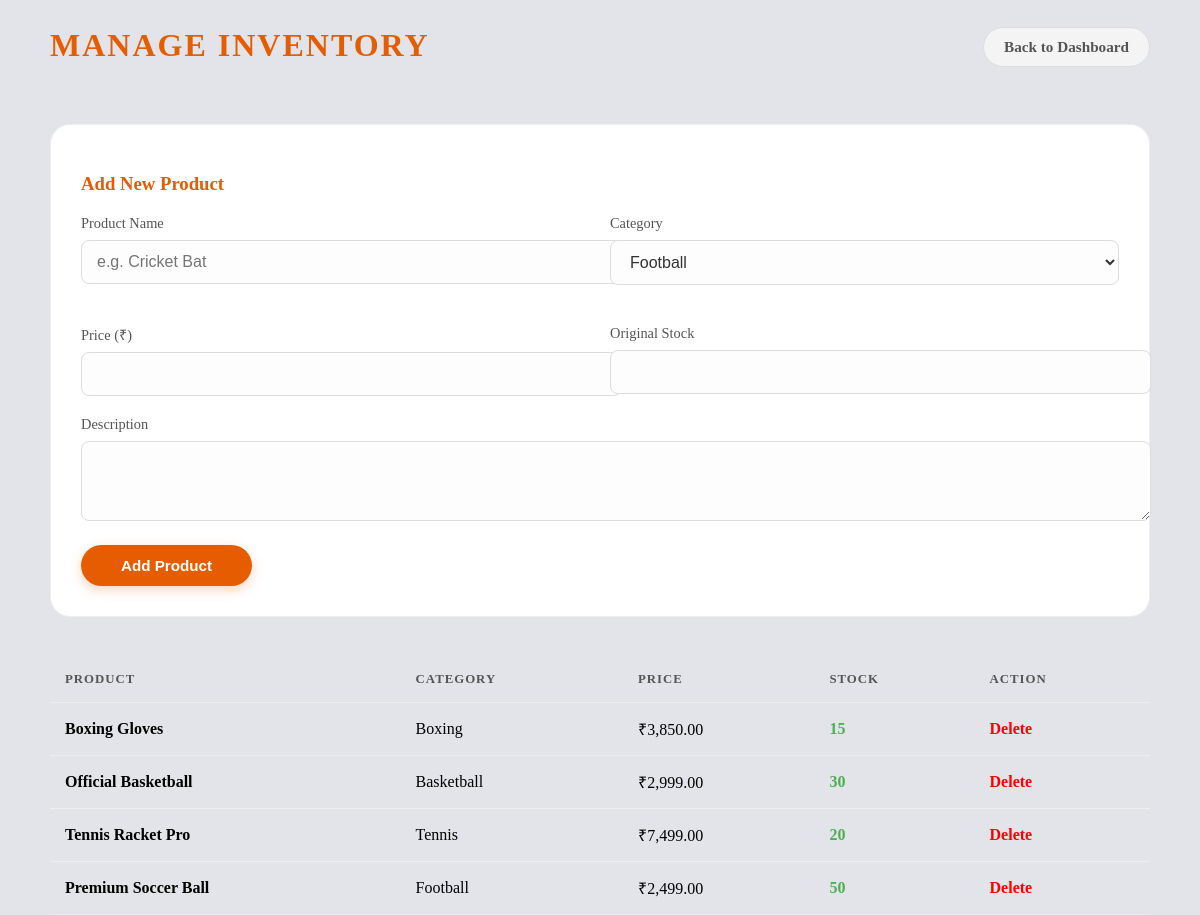
Screenshot of /manage_products.php (signed in) with the database file from the repository.
### tables this page shows
CREATE TABLE IF NOT EXISTS products (
    id INT AUTO_INCREMENT PRIMARY KEY,
    name VARCHAR(100) NOT NULL,
    category VARCHAR(50) NOT NULL,
    price DECIMAL(10, 2) NOT NULL,
    stock INT DEFAULT 0,
    image VARCHAR(255) DEFAULT 'default.png',
    description TEXT,
    created_at TIMESTAMP DEFAULT CURRENT_TIMESTAMP
);

### manage_products.php (the view, shortened to what this page needs)
<?php
require_once 'db_connect.php';
$products = $pdo->query("SELECT * FROM products ORDER BY id DESC")->fetchAll();
?>
<!DOCTYPE html>
<html lang="en">
<head>
    <link rel="stylesheet" href="style.css?v=1.2">
</head>
<body>
    <div class="dashboard">
        <div style="display:flex; justify-content: space-between; align-items: center; margin-bottom: 30px;">
            <h2>Manage <span style="color:var(--primary-color)">Inventory</span></h2>
            <a href="admin_dashboard.php" class="btn-secondary" style="border-radius:30px;">Back to Dashboard</a>
        </div>
        <div class="admin-form">
            <h3>Add New Product</h3>
            <form method="POST">
                <div style="display:grid; grid-template-columns: 1fr 1fr; gap: 20px;">
                    <div class="input-group">
                        <label>Product Name</label>
                        <input type="text" name="name" required placeholder="e.g. Cricket Bat">
                    </div>
                    <div class="input-group">
                        <label>Category</label>
                        <select name="category" required>
                            <option value="Football">Football</option>
                        </select>
                    </div>
                    <div class="input-group">
                        <label>Price (₹)</label>
                        <input type="number" step="0.01" name="price" required>
                    </div>
                    <div class="input-group">
                        <label>Original Stock</label>
                        <input type="number" name="stock" required>
                    </div>
                </div>
                <div class="input-group">
                    <label>Description</label>
                    <textarea name="description" required rows="3"></textarea>
                </div>
                <button type="submit" class="btn-primary" style="width:auto; padding: 12px 40px;">Add Product</button>
            </form>
        </div>
        <table class="admin-table cart-table">
            <thead>
                <tr>
                    <th>Product</th>
                    <th>Category</th>
                    <th>Price</th>
                    <th>Stock</th>
                    <th>Action</th>
                </tr>
            </thead>
            <tbody>
                <?php foreach($products as $p): ?>
                <tr>
                    <td><strong><?php echo htmlspecialchars($p['name']); ?></strong></td>
                    <td><?php echo $p['category']; ?></td>
                    <td>₹<?php echo number_format($p['price'], 2); ?></td>
                    <td><span class="stock-level <?php echo $p['stock'] < 10 ? 'stock-low' : 'stock-good'; ?>"><?php echo $p['stock']; ?></span></td>
                    <td><a href="manage_products.php?delete=<?php echo $p['id']; ?>" style="color: red; text-decoration: none; font-weight: 600;" onclick="return confirm('Delete this product?')">Delete</a></td>
                </tr>
                <?php endforeach; ?>
            </tbody>
        </table>
    </div>
</body>
</html>

### style.css (style rules this page uses)
:root { --primary-color: #e65c00; --secondary-color: #f0f1f4; --text-color: #2c3e50; --accent-color: #ff944d; --bg-color: #e2e4e9; --card-bg: #ffffff; --glass-border: rgba(0, 0, 0, 0.05); --matte-shadow: 0 8px 24px rgba(149, 157, 165, 0.15); }
html, body { background-color: var(--bg-color) !important; margin: 0; padding: 0; min-height: 100vh; }
.dashboard, .dashboard-body { background-color: transparent !important; }
h2 { text-align: center; margin-bottom: 30px; font-size: 2rem; color: var(--primary-color); text-transform: uppercase; letter-spacing: 2px; }
.input-group { margin-bottom: 20px; position: relative; }
.input-group label { display: block; margin-bottom: 8px; font-size: 0.9rem; color: #555; font-weight: 500; }
.input-group input, .input-group select, .input-group textarea { width: 100%; padding: 12px 15px; background: #fdfdfd; border: 1px solid #ddd; border-radius: 8px; color: #333; font-size: 1rem; transition: all 0.3s ease; }
.btn-primary, .btn-secondary, .logout-btn, button { padding: 12px 24px; border: none; border-radius: 50px; font-size: 0.95rem; font-weight: 600; cursor: pointer; transition: all 0.3s cubic-bezier(0.165, 0.84, 0.44, 1); display: inline-flex; align-items: center; justify-content: center; gap: 8px; text-decoration: none; }
.btn-primary { background: var(--primary-color); color: white; box-shadow: 0 4px 12px rgba(230, 92, 0, 0.25); }
.btn-secondary { background: #fff; color: var(--text-color); border: 1px solid #e2e8f0; }
.cart-table { width: 100%; border-collapse: collapse; margin-top: 20px; }
.cart-table th, .cart-table td { padding: 15px; text-align: left; border-bottom: 1px solid #eee; }
.cart-table th { color: #555; font-weight: 600; text-transform: uppercase; font-size: 0.8rem; letter-spacing: 1px; }
.btn-secondary { background: #f4f4f4; border: 1px solid #ddd; color: #555; padding: 10px 20px; border-radius: 8px; text-decoration: none; font-weight: 600; cursor: pointer; transition: all 0.3s; }

### manage_products.php (style rules this page uses)
.dashboard { max-width: 1100px; margin: 0 auto; width: 100%; border-radius: 20px; }
.admin-form { background: #fff; padding: 30px; border-radius: 20px; border: 1px solid #eee; margin-bottom: 40px; }
.admin-form h3 { margin-bottom: 20px; color: var(--primary-color); }
.stock-level { font-weight: 700; }
.stock-good { color: #4caf50; }

### rows the page displays
products: name "Boxing Gloves", category "Boxing", price "3,850.00", stock "15"
products: name "Official Basketball", category "Basketball", price "2,999.00", stock "30"
products: name "Tennis Racket Pro", category "Tennis", price "7,499.00", stock "20"
products: name "Premium Soccer Ball", category "Football", price "2,499.00", stock "50"
